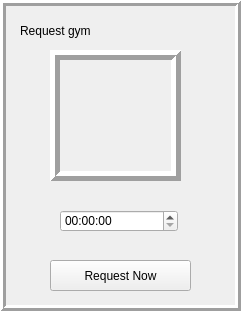
       <widget class="QFrame" name="frame_6">
        <property name="geometry">
         <rect>
          <x>560</x>
          <y>650</y>
          <width>241</width>
          <height>311</height>
         </rect>
        </property>
        <property name="frameShape">
         <enum>QFrame::Box</enum>
        </property>
        <property name="frameShadow">
         <enum>QFrame::Raised</enum>
        </property>
        <property name="lineWidth">
         <number>3</number>
        </property>
        <widget class="QLabel" name="label_29">
         <property name="geometry">
          <rect>
           <x>50</x>
           <y>50</y>
           <width>131</width>
           <height>131</height>
          </rect>
         </property>
         <property name="frameShape">
          <enum>QFrame::Box</enum>
         </property>
         <property name="frameShadow">
          <enum>QFrame::Raised</enum>
         </property>
         <property name="lineWidth">
          <number>5</number>
         </property>
         <property name="text">
          <string/>
         </property>
         <property name="pixmap">
          <pixmap resource="test.qrc">:/newPrefix/gym2.png</pixmap>
         </property>
         <property name="scaledContents">
          <bool>true</bool>
         </property>
        </widget>
        <widget class="QPushButton" name="pushButton_12">
         <property name="geometry">
          <rect>
           <x>50</x>
           <y>260</y>
           <width>141</width>
           <height>31</height>
          </rect>
         </property>
         <property name="styleSheet">
          <string notr="true"/>
         </property>
         <property name="text">
          <string>Request Now</string>
         </property>
        </widget>
        <widget class="QLabel" name="label_45">
         <property name="geometry">
          <rect>
           <x>20</x>
           <y>20</y>
           <width>131</width>
           <height>21</height>
          </rect>
         </property>
         <property name="text">
          <string>Request gym</string>
         </property>
        </widget>
        <widget class="QTimeEdit" name="timeEdit_2">
         <property name="geometry">
          <rect>
           <x>60</x>
           <y>210</y>
           <width>118</width>
           <height>22</height>
          </rect>
         </property>
        </widget>
       </widget>
